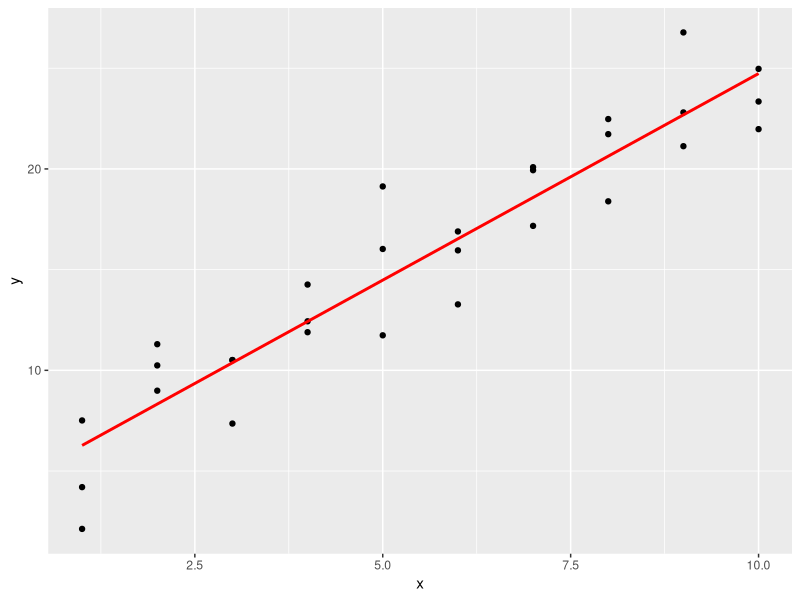

Write the R code that produced this figure.
library(tidyverse)
library(modelr)

# Here we're going to look at a model by looking at its predictions

# To visualise the predictions we want to start with a grid of values that cover where our data lies
# modelr::data_grid() does this. It takes a df, and then variables that it will generate all the combinations for
grid <- sim1 %>% 
  data_grid(x) 
grid

# Then we add predictions
# modelr::add_predictions() takes a df and model, then adds the model's predictions as a new column in the df
sim1_mod <- lm(y ~ x, data = sim1)

grid <- grid %>% 
  add_predictions(sim1_mod) 
grid

# Now we plot the predictions. The benefit of doing it this way is that we can visualise any model
ggplot(sim1, aes(x)) +
  geom_point(aes(y = y)) +
  geom_line(aes(y = pred), data = grid, colour = "red", size = 1)


## Residuals









